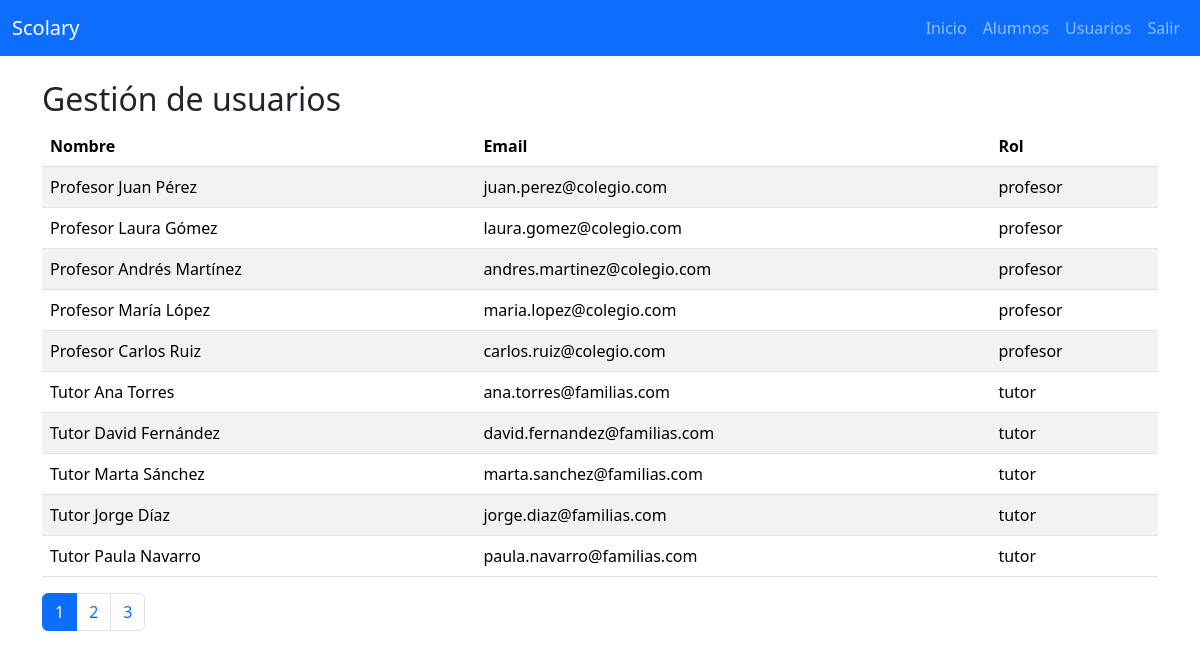
/usuarios.php (signed in), run on the app's committed database.
### tables this page shows
CREATE TABLE `usuarios` (
  `id` int(11) NOT NULL,
  `nombre` varchar(100) DEFAULT NULL,
  `email` varchar(100) DEFAULT NULL,
  `password` varchar(255) DEFAULT NULL,
  `rol` enum('profesor','tutor','admin') NOT NULL,
  `avatar` varchar(100) DEFAULT NULL
);

### usuarios.php (the view, shortened to what this page needs)
<?php include 'includes/header.php'; ?>
<?php include 'includes/navbarAdmin.php'; ?>
<?php include 'conexion.php'; ?>
<div class="container mt-4">
    <h2>Gestión de usuarios</h2>
    <?php
    $registrosPorPagina = 10;
    $pagina = isset($_GET['pagina']) ? (int)$_GET['pagina'] : 1;
    $offset = ($pagina - 1) * $registrosPorPagina;
    $stmtUsuarios = $pdo->query("
        SELECT
            nombre,
            email,
            rol
        FROM usuarios
        LIMIT $registrosPorPagina OFFSET $offset");
    $profesores = $stmtUsuarios->fetchAll();
    $totalRegistros = $pdo->query("SELECT COUNT(*) FROM usuarios")->fetchColumn();
    $totalPaginas = ceil($totalRegistros / $registrosPorPagina);
    ?>
<table class="table table-striped">
        <thead>
            <tr>
                <th>Nombre</th>
                <th>Email</th>
                <th>Rol</th>
            </tr>
        </thead>
        <tbody>
            <?php foreach ($profesores as $profesor){ ?>
                <tr>
                    <td><?= $profesor['nombre']?></td>
                    <td><?= $profesor['email'] ?></td>
                    <td><?= $profesor['rol'] ?></td>
                </tr>
            <?php } ?>
        </tbody>
    </table>
    <nav>
        <ul class="pagination">
            <?php for ($i = 1; $i <= $totalPaginas; $i++){?>
                <li class="page-item <?= $i == $pagina ? 'active' : '' ?>">
                    <a class="page-link" href="?pagina=<?= $i ?>"><?= $i ?></a>
                </li>
            <?php }?>
        </ul>
    </nav>
</div>
<?php include 'includes/footer.php'; ?>

### data on the page
usuarios: nombre "Profesor Juan Pérez", email "juan.perez@colegio.com", rol "profesor"
usuarios: nombre "Profesor Laura Gómez", email "laura.gomez@colegio.com", rol "profesor"
usuarios: nombre "Profesor Andrés Martínez", email "andres.martinez@colegio.com", rol "profesor"
usuarios: nombre "Profesor María López", email "maria.lopez@colegio.com", rol "profesor"
usuarios: nombre "Profesor Carlos Ruiz", email "carlos.ruiz@colegio.com", rol "profesor"
usuarios: nombre "Tutor Ana Torres", email "ana.torres@familias.com", rol "tutor"
usuarios: nombre "Tutor David Fernández", email "david.fernandez@familias.com", rol "tutor"
usuarios: nombre "Tutor Marta Sánchez", email "marta.sanchez@familias.com", rol "tutor"
usuarios: nombre "Tutor Jorge Díaz", email "jorge.diaz@familias.com", rol "tutor"
usuarios: nombre "Tutor Paula Navarro", email "paula.navarro@familias.com", rol "tutor"
